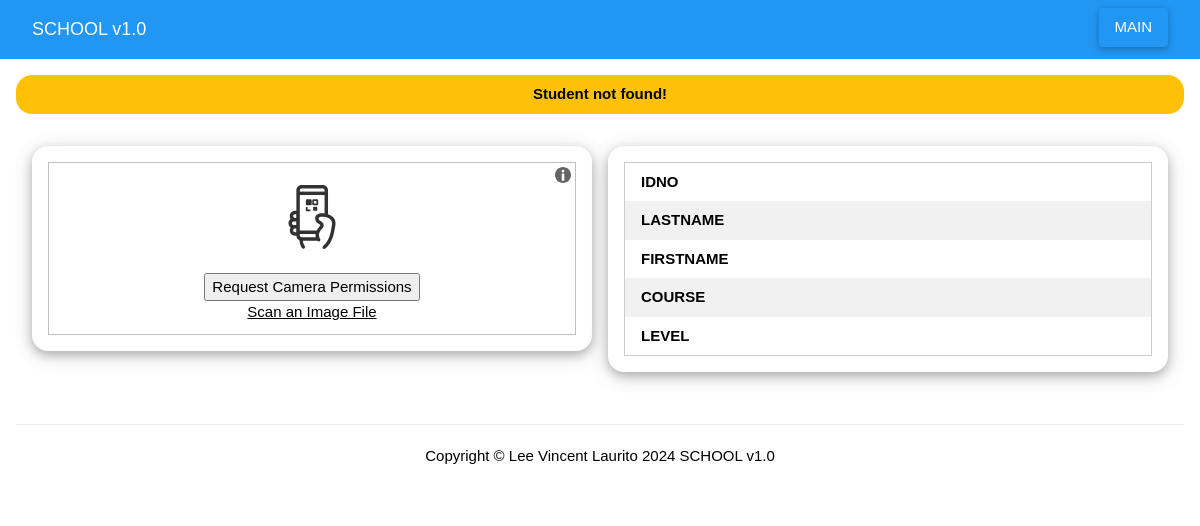
/checker/1008 (signed in), run on an earlier commit of the app's database.
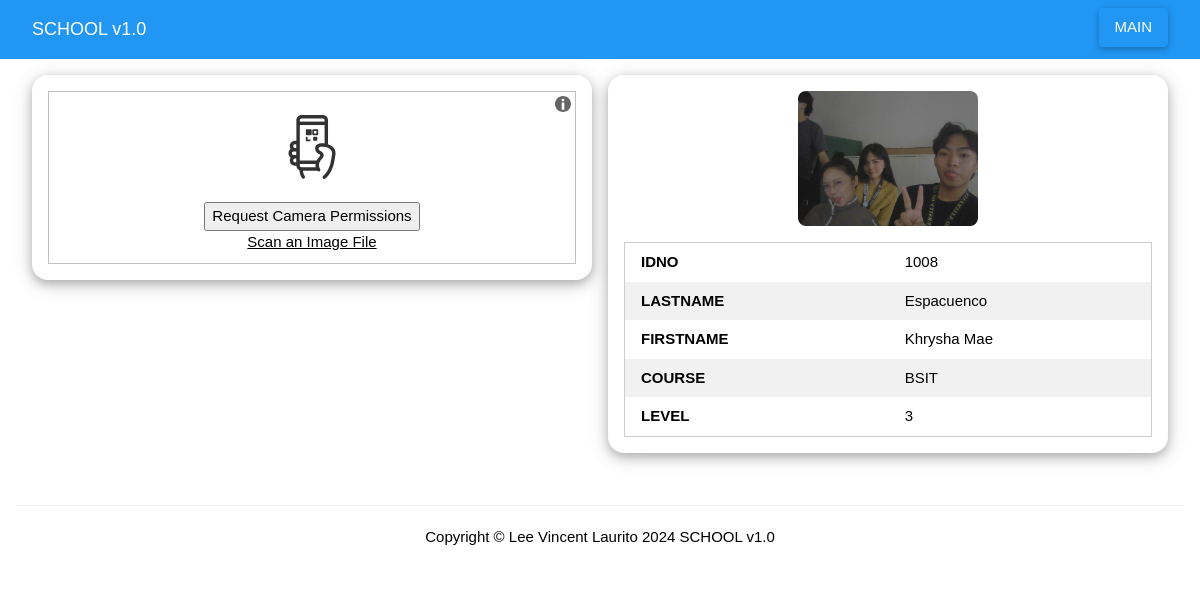
And on a later commit of the database.
### tables this page shows
CREATE TABLE `students`(id integer primary key autoincrement, idno varchar(10) unique, lastname varchar(50), firstname varchar(50), course varchar(10), level varchar(5), image TEXT);

### app.py (the view)
@app.route("/checker")
@app.route("/checker/<idno>")
def checker(idno=None):
    if 'email' not in session:
        return redirect(url_for('index'))
    student = None
    if idno:
        res = getrecord("students", idno=idno)
        if len(res) > 0:
            student = res[0]
        else:
            flash("Student not found!")
    return render_template("checker.html", student=student)

### app.py (called while the page is built)
@app.after_request
def after_request(response) -> None:
    response.headers['Cache-Control'] = 'no-cache, no-store, must-revalidate'
    return response

### db/dbhelper.py (called while the page is built)
def getprocess(sql: str, vals: list) -> list:
    print(sql)
    conn: any = None
    cursor: any = None
    data: list = []
    try:
        conn = connect(database)
        conn.row_factory = Row
        cursor = conn.cursor()
        cursor.execute(sql, vals)
        data = cursor.fetchall()
    except Exception as e:
        print(f"Error: {e}")
    finally:
        if cursor:
            cursor.close()
        if conn:
            conn.close()
    return data

def getrecord(table: str, **kwargs) -> list:
    keys: list = list(kwargs.keys())
    vals: list = list(kwargs.values())
    flds: list = []
    [flds.append("`"+key+"`=?") for key in keys]
    fld: str = " AND ".join(flds)
    sql: str = f"SELECT * FROM `{table}` WHERE {fld}"
    return getprocess(sql, vals)

### templates/checker.html (shortened to what this page needs)
{% extends "base.html" %}
{% block menu %}
    <a href="/main" class="w3-button w3-right w3-bar-item w3-hover-white w3-round w3-card 2 w3-margin-right">MAIN</a>
{% endblock %}
{% block content %}
<div class="w3-row-padding">
    <div class="w3-col m6 l6 w3-margin-bottom">
        <div class="w3-card-4 w3-round-xlarge w3-white w3-padding-16 w3-container">
            <div id="reader" style="width: 100%;"></div>
        </div>
    </div>
    <div class="w3-col m6 l6">
        <div class="w3-card-4 w3-round-xlarge w3-white w3-padding-16 w3-container">
            {% if student and student.image %}
                <div class="w3-center w3-margin-bottom">
                    <img src="{{ url_for('static', filename=student.image) }}" style="width: 180px; height: 135px; object-fit: cover; border-radius: 8px;" />
                </div>
            {% endif %}
            <table class="w3-table w3-striped w3-border">
                <tr>
                    <td><b>IDNO</b></td>
                    <td>{{ student.idno if student else '' }}</td>
                </tr>
                <tr>
                    <td><b>LASTNAME</b></td>
                    <td>{{ student.lastname if student else '' }}</td>
                </tr>
                <tr>
                    <td><b>FIRSTNAME</b></td>
                    <td>{{ student.firstname if student else '' }}</td>
                </tr>
                <tr>
                    <td><b>COURSE</b></td>
                    <td>{{ student.course if student else '' }}</td>
                </tr>
                <tr>
                    <td><b>LEVEL</b></td>
                    <td>{{ student.level if student else '' }}</td>
                </tr>
            </table>
        </div>
    </div>
</div>
{% endblock %}

### templates/base.html (shortened to what this page needs)
<!DOCTYPE html>
<html lang="en">
<head>
    <link rel="stylesheet" href="{{ url_for('static', filename='w3.css') }}">
</head>
<body>
    <div class="w3-bar w3-blue  w3-padding" style="position: sticky; top: 0; z-index: 100;">
        <a href="/main" class="w3-bar-item w3-large w3-button w3-hover-none w3-hover-text-white">SCHOOL v1.0</a>
        {% block menu %}
        {% endblock %}
    </div>
    {% with flash_messages = get_flashed_messages() %}
        {% if flash_messages %}
            <div class="w3-container w3-padding-16">
                {% for message in flash_messages %}
                    <div class="w3-bar w3-amber w3-padding w3-container w3-round-xlarge w3-center w3-animate-top">
                        <b>{{ message }}</b>
                    </div>
                {% endfor %}
            </div>
        {% endif %}
    {% endwith %}
    <div class="w3-container w3-padding-16">
        {% block content %}
        {% endblock %}
    </div>
    <footer class="w3-container w3-center w3-padding-16">
    <hr>
    <p>Copyright &copy; Lee Vincent Laurito 2024 SCHOOL v1.0</p>
    </footer>
</body>
</html>

### static/w3.css (style rules this page uses)
*,*:before,*:after { box-sizing:inherit }
html { -webkit-text-size-adjust:100%;text-size-adjust:100% }
body { margin:0;padding-top:0.01em;padding-bottom:0.01em }
:root { color-scheme:light; --w3-font-family:Verdana,sans-serif; --w3-heading-font-family:"Segoe UI",Arial,sans-serif; --w3-font-size:15px; --w3-line-height:1.5; --w3-content-max-width:980px; --w3-page-bg:#fff; --w3-text-color:#000; --w3-surface:#fff; --w3-surface-alt:#f1f1f1; --w3-codespan-text:#d2143a; --w3-border-color:#ccc; --w3-control-border:#808080; --w3-badge-bg:#000; --w3-badge-text:#fff; --w3-border-light:#ddd; --w3-hover-bg:#ccc; --w3-hover-text:#000; --w3-danger-bg:#dd0000; --w3-danger-text:#fff; --w3-note-bg:#fff599; --w3-note-text:#000; --w3-info-bg:#0a6fc2; --w3-info-text:#fff; --w3-warning-bg:#ffb305; --w3-warning-text:#000; --w3-success-bg:#008a00; --w3-success-text:#fff; --w3-focus-ring: #2196F3; --w3-accent-color: #2196F3; }
html,body { font-family:var(--w3-font-family);font-size:var(--w3-font-size);line-height:var(--w3-line-height) }
html { color:var(--w3-text-color) }
html { overflow-x:hidden }
hr { border:0;border-top:1px solid #eee;margin:20px 0 }
img { vertical-align:middle }
a { color:inherit }
.w3-table,.w3-table-all { border-collapse:collapse;border-spacing:0;width:100%;display:table }
.w3-striped tbody tr:nth-child(even) { background-color:var(--w3-surface-alt) }
.w3-table td,.w3-table th,.w3-table-all td,.w3-table-all th { padding:8px 8px;display:table-cell;text-align:start;vertical-align:top }
.w3-table th:first-child,.w3-table td:first-child,.w3-table-all th:first-child,.w3-table-all td:first-child { padding-inline-start:16px }
.w3-btn,.w3-button { border:none;display:inline-block;padding:8px 16px;vertical-align:middle;overflow:hidden;text-decoration:none;color:inherit;background-color:inherit;text-align:center;cursor:pointer;white-space:nowrap }
.w3-btn,.w3-button { user-select:none }
.w3-bar { width:100%;overflow:hidden }
.w3-bar .w3-bar-item { padding:8px 16px;float:left;width:auto;border:none;display:block }
.w3-bar .w3-button { white-space:normal }
.w3-container:after,.w3-container:before,.w3-panel:after,.w3-panel:before,.w3-row:after,.w3-row:before,.w3-row-padding:after,.w3-row-padding:before, .w3-cell-row:before,.w3-cell-row:after,.w3-clear:after,.w3-clear:before,.w3-bar:before,.w3-bar:after { content:"";display:table;clear:both }
.w3-col,.w3-half,.w3-third,.w3-twothird,.w3-threequarter,.w3-quarter { float:left;width:100% }
@media (min-width:601px) { .w3-col.m6,.w3-half { width:49.99999% } }
@media (min-width:993px) { .w3-col.l6 { width:49.99999% } }
.w3-round,.w3-round-medium { border-radius:4px }
.w3-round-xlarge { border-radius:16px }
.w3-row-padding,.w3-row-padding>.w3-half,.w3-row-padding>.w3-third,.w3-row-padding>.w3-twothird,.w3-row-padding>.w3-threequarter,.w3-row-padding>.w3-quarter,.w3-row-padding>.w3-col { padding:0 8px }
.w3-container,.w3-panel { padding:0.01em 16px }
.w3-card,.w3-card-2 { box-shadow:0 2px 5px 0 rgba(0,0,0,0.16),0 2px 10px 0 rgba(0,0,0,0.12) }
.w3-card-4,.w3-hover-shadow:hover { box-shadow:0 4px 10px 0 rgba(0,0,0,0.2),0 4px 20px 0 rgba(0,0,0,0.19) }
.w3-large { font-size:18px!important }
.w3-center { text-align:center!important }
.w3-border { border:1px solid var(--w3-border-color)!important }
.w3-margin-bottom { margin-bottom:16px!important }
.w3-margin-right { margin-right:16px!important }
.w3-padding { padding:8px 16px!important }
.w3-padding-16 { padding-block:16px!important }
.w3-right { float:right!important }
.w3-blue,.w3-hover-blue:hover { color:#fff!important;background-color:#2196F3!important }
.w3-white,.w3-hover-white:hover { color:#000!important;background-color:#fff!important }

What changed in the data, as far as the page shows it:
added students: image (picture), idno "1008", lastname "Espacuenco", firstname "Khrysha Mae", course "BSIT", level "3"
Also different on the page:
list line gone: "Student not found!"
